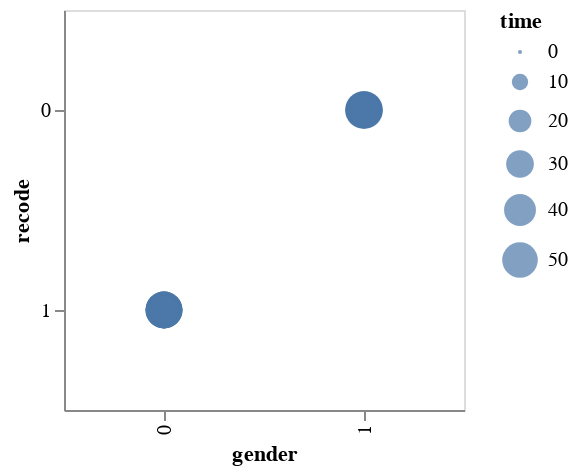

Notebook code for this chart:
### Code cell
# 2D Size Map
alt.Chart(data).mark_circle().encode(
    x='gender:N',
    y='recode:N',
    size='time:Q'
).properties(
    height = 200,
    width = 200
)

### Figure 1 — Vega-Lite specification as saved in the notebook (floating-point values rounded to 4 significant figures)
{"config": {"view": {"continuousWidth": 400, "continuousHeight": 300}}, "data": {"name": "data-bfba8ba08a832720bd076298c5326526"}, "mark": "circle", "encoding": {"size": {"field": "time", "type": "quantitative"}, "x": {"field": "gender", "type": "nominal"}, "y": {"field": "recode", "type": "nominal"}}, "height": 200, "width": 200, "$schema": "https://vega.github.io/schema/vega-lite/v4.17.0.json", "datasets": {"data-bfba8ba08a832720bd076298c5326526": [{"time": 41, "gender": 1, "recode": 0}, {"time": 40, "gender": 0, "recode": 1}, {"time": 40, "gender": 1, "recode": 0}, {"time": 38, "gender": 1, "recode": 0}, {"time": 34, "gender": 1, "recode": 0}, {"time": 46, "gender": 0, "recode": 1}, {"time": 42, "gender": 1, "recode": 0}, {"time": 42, "gender": 1, "recode": 0}, {"time": 47, "gender": 1, "recode": 0}, {"time": 42, "gender": 0, "recode": 1}, {"time": 45, "gender": 1, "recode": 0}, {"time": 46, "gender": 1, "recode": 0}, {"time": 44, "gender": 1, "recode": 0}, {"time": 54, "gender": 0, "recode": 1}, {"time": 57, "gender": 1, "recode": 0}, {"time": 51, "gender": 1, "recode": 0}, {"time": 51, "gender": 0, "recode": 1}, {"time": 50, "gender": 1, "recode": 0}, {"time": 53, "gender": 1, "recode": 0}, {"time": 53, "gender": 1, "recode": 0}, {"time": 45, "gender": 0, "recode": 1}, {"time": 46, "gender": 1, "recode": 0}, {"time": 36, "gender": 1, "recode": 0}, {"time": 34, "gender": 0, "recode": 1}, {"time": 31, "gender": 0, "recode": 1}, {"time": 50, "gender": 1, "recode": 0}, {"time": 51, "gender": 0, "recode": 1}, {"time": 54, "gender": 0, "recode": 1}, {"time": 52, "gender": 0, "recode": 1}, {"time": 54, "gender": 0, "recode": 1}, {"time": 54, "gender": 1, "recode": 0}, {"time": 52, "gender": 1, "recode": 0}, {"time": 35, "gender": 0, "recode": 1}, {"time": 32, "gender": 0, "recode": 1}, {"time": 40, "gender": 0, "recode": 1}, {"time": 40, "gender": 1, "recode": 0}, {"time": 52, "gender": 1, "recode": 0}, {"time": 47, "gender": 1, "recode": 0}, {"time": 52, "gender": 0, "recode": 1}, {"time": 52, "gender": 0, "recode": 1}, {"time": 52, "gender": 0, "recode": 1}, {"time": 51, "gender": 1, "recode": 0}, {"time": 51, "gender": 1, "recode": 0}, {"time": 45, "gender": 1, "recode": 0}, {"time": 43, "gender": 1, "recode": 0}, {"time": 48, "gender": 1, "recode": 0}, {"time": 32, "gender": 0, "recode": 1}, {"time": 33, "gender": 0, "recode": 1}, {"time": 32, "gender": 0, "recode": 1}, {"time": 33, "gender": 0, "recode": 1}, {"time": 33, "gender": 0, "recode": 1}, {"time": 34, "gender": 0, "recode": 1}, {"time": 33, "gender": 0, "recode": 1}, {"time": 34, "gender": 0, "recode": 1}, {"time": 35, "gender": 0, "recode": 1}, {"time": 35, "gender": 0, "recode": 1}, {"time": 35, "gender": 0, "recode": 1}, {"time": 34, "gender": 0, "recode": 1}, {"time": 34, "gender": 0, "recode": 1}, {"time": 40, "gender": 0, "recode": 1}]}}
